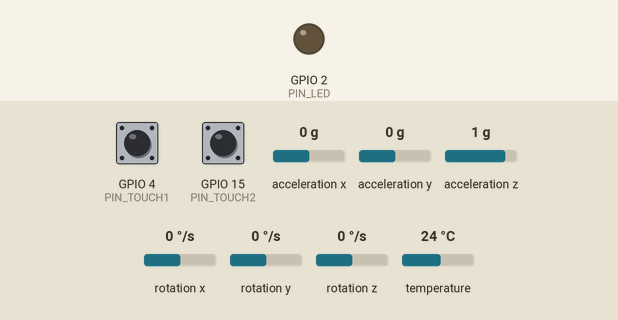
A program run on a simulated ESP32. Shown: output pins drawn as LEDs (lit = HIGH). Dashed ring = blinking. The test bench sets the inputs (shaded band); at power-on: GPIO 4 (PIN_TOUCH1) HIGH, GPIO 15 (PIN_TOUCH2) HIGH, acceleration x 0 g, acceleration y 0 g, acceleration z 1 g, rotation x 0 °/s, rotation y 0 °/s, rotation z 0 °/s, temperature 24 °C. What the program prints to the serial monitor is not drawn.

Above: at 1.7 s.
1.8 s: GPIO 4 (PIN_TOUCH1) pulled LOW for 0.15 s
At 2.93 s:
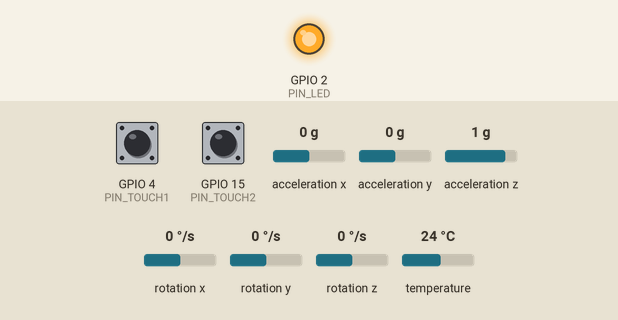
4.5 s: GPIO 15 (PIN_TOUCH2) pulled LOW for 0.15 s
At 6.9 s:
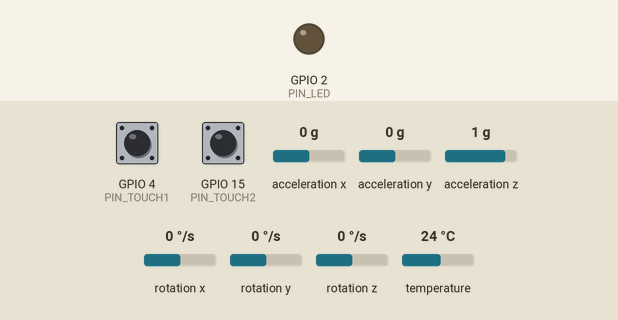
16.3 s: GPIO 4 (PIN_TOUCH1) pulsed LOW 2 times (0.12 s each, 0.3 s apart)
At 17.63 s:
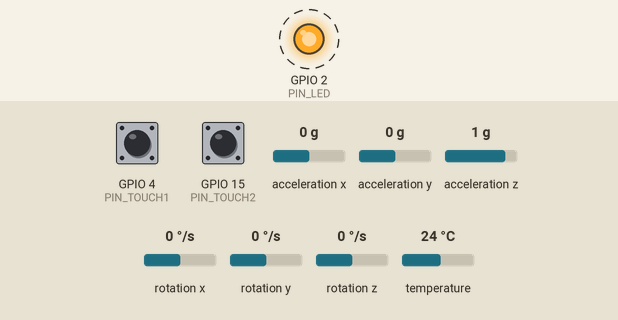
19.0 s: GPIO 15 (PIN_TOUCH2) pulsed LOW 2 times (0.12 s each, 0.3 s apart)
At 21.8 s:
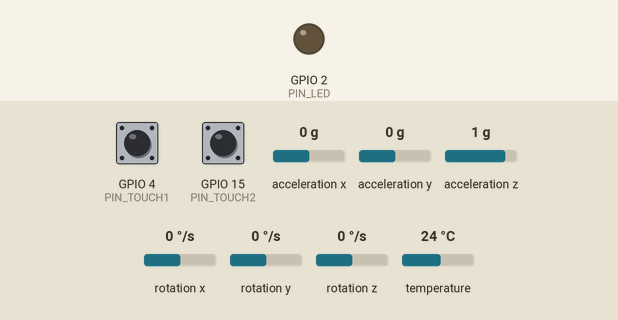
Timing chart, 0 to 22.7 s (numbered marks = the images above; inputs shaded):
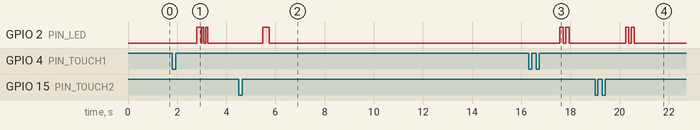

The program:

main.cpp
```cpp
// firmware/src/main.cpp
// ============================================================================
// MANOEUVRE FIRMWARE - Main Control Loop
// ============================================================================
//
// This firmware implements a gesture-based control system for teaching.
// It reads touch sensors and IMU data, classifies gestures, and emits
// high-level events over Serial/WebSocket.
//
// MODE SYSTEM:
// ------------
// The system operates in distinct modes, each with a specific purpose:
//
// 1. IDLE
//    - Default state, waiting for input
//    - No active functions
//
// 2. CURSOR (Touch1 Single Tap)
//    - Air cursor mode: hand movement controls on-screen cursor
//    - Auto-deactivates after 10 seconds of inactivity
//    - Use case: Pointing at slide content, selecting regions
//
// 3. ANNOTATION (Touch2 Single Tap)
//    - Drawing mode: create annotations on slides
//    - Long press Touch2 to start drawing, move hand to draw, release to stop
//    - Use case: Underlining, circling, drawing arrows
//
// 4. HIGHLIGHT (Touch2 Triple Tap)
//    - Highlight mode: highlight text blocks on slides
//    - Long press Touch2 to start highlighting, move over text, release to stop
//    - Use case: Emphasizing important text sections
//
// 5. ZOOM (Touch2 Double Tap - Toggle Action)
//    - Zoom in/out at cursor position
//    - Double tap to zoom in, double tap again to zoom out
//    - Note: This is a toggle action, doesn't change base mode
//
// 6. VOICE (Touch1 Double Tap)
//    - Voice command mode: ready to accept voice input
//    - Long press Touch1 to start recording, release to stop and process
//    - Use case: "Summarize slide", "Generate questions", etc.
//
// SLIDE NAVIGATION:
// -----------------
// Touch1 Long Press + Hand Movement:
//   - Move hand RIGHT → Next slide
//   - Move hand LEFT  → Previous slide
//   - Requires deliberate movement (>0.3 threshold) to avoid accidents
//
// TOUCH SENSITIVITY:
// ------------------
// Very conservative settings to require deliberate gestures:
//   - Debounce: 100ms (filters noise)
//   - Min tap duration: 80ms (must press firmly)
//   - Long press: 1500ms (must hold for 1.5 seconds)
//   - Double/triple tap gap: 600ms (more time to complete gesture)
//
// ============================================================================

#include <Arduino.h>
#include "config.h"
#include "events.h"
#include "touch.h"
#include "imu.h"
#include "wifi_ws.h"

TouchButton touch1(PIN_TOUCH1);
TouchButton touch2(PIN_TOUCH2);
IMUHandler imu;
WiFiWSHandler wifiWS;  // WiFi/WebSocket handler
WiFiWSHandler* wifiWS_ptr = &wifiWS;  // Pointer for events.cpp

// ============================================================================
// MODE DEFINITIONS - Clear, distinct modes for different functions
// ============================================================================
enum class Mode {
  IDLE,           // No active mode - waiting for input
  CURSOR,         // Air cursor mode - hand movement controls on-screen cursor
  ANNOTATION,     // Drawing mode - long press Touch2 to draw annotations
  HIGHLIGHT,      // Highlight mode - long press Touch2 to highlight text blocks
  ZOOM,           // Zoom mode (toggled, doesn't change base mode)
  VOICE           // Voice command mode - ready to accept voice input
};

Mode currentMode = Mode::IDLE;
unsigned long lastLoopTime = 0;
unsigned long cursorModeEnterTime = 0;
unsigned long lastCursorActivity = 0;

// For slide navigation: track long press + direction
bool touch1LongPressActive = false;
unsigned long touch1LongPressStartTime = 0;
float accumulatedGyroX = 0; // Track hand movement during long press

void setup() {
  Serial.begin(115200);
  delay(500);
  Serial.println("Manoeuvre firmware booting...");

  pinMode(PIN_LED, OUTPUT);
  digitalWrite(PIN_LED, LOW);

  Serial.println("Initializing touch sensors...");
  touch1.begin();
  touch2.begin();

  // Debug: Read initial touch sensor states
  Serial.print("Touch1 initial state: ");
  Serial.println(digitalRead(PIN_TOUCH1));
  Serial.print("Touch2 initial state: ");
  Serial.println(digitalRead(PIN_TOUCH2));

  Serial.println("Initializing IMU...");
  if (!imu.begin()) {
    Serial.println("ERROR: MPU6050 init failed - check wiring!");
    digitalWrite(PIN_LED, HIGH); // Keep LED on as error indicator
    Serial.println("Firmware halted - fix IMU wiring and reset");
    while (1) {
      delay(1000);
      Serial.println("Waiting for IMU fix...");
    }
  } else {
    Serial.println("MPU6050 init OK");
    digitalWrite(PIN_LED, LOW);
  }

  Serial.println("========================================");
  Serial.println("Manoeuvre Firmware v3.0 - Refined Touch Detection");
  Serial.println("========================================");

  // Initialize WiFi/WebSocket if enabled
  if (ENABLE_WIFI) {
    Serial.println("Initializing WiFi/WebSocket...");
    if (wifiWS.begin(WIFI_SSID, WIFI_PASSWORD, BACKEND_IP, BACKEND_PORT)) {
      Serial.println("WiFi/WebSocket connected!");
      digitalWrite(PIN_LED, HIGH);  // LED on = connected
      delay(200);
      digitalWrite(PIN_LED, LOW);
    } else {
      Serial.println("WiFi/WebSocket failed - using Serial fallback");
      digitalWrite(PIN_LED, HIGH);  // LED on = error
    }
  } else {
    Serial.println("WiFi disabled - using Serial output");
  }

  Serial.println("");
  Serial.println("MODE REFERENCE:");
  Serial.println("  Touch1 Single Tap    → CURSOR mode (air cursor)");
  Serial.println("  Touch1 Double Tap    → VOICE mode (voice commands)");
  Serial.println("  Touch1 Long + Move   → Slide navigation (left/right)");
  Serial.println("  Touch2 Single Tap    → ANNOTATION mode (drawing)");
  Serial.println("  Touch2 Double Tap    → ZOOM toggle");
  Serial.println("  Touch2 Triple Tap    → HIGHLIGHT mode");
  Serial.println("");
  Serial.println("Touch sensitivity: VERY LOW (deliberate gestures required)");
  Serial.println("Waiting for gestures...");
  Serial.println("========================================");
}

void blinkLED(int times, int onTime = 100, int offTime = 100) {
  for (int i = 0; i < times; i++) {
    digitalWrite(PIN_LED, HIGH);
    delay(onTime);
    digitalWrite(PIN_LED, LOW);
    if (i < times - 1) delay(offTime);
  }
}

void handleTouch1(TouchEventType ev) {
  switch (ev) {
    case TouchEventType::SINGLE_TAP:
      sendAction("tap1_single");
      // ============================================================
      // MODE: CURSOR
      // Purpose: Control on-screen cursor with hand movement
      // How to use: Move hand to move cursor, auto-deactivates after 10s inactivity
      // ============================================================
      currentMode = Mode::CURSOR;
      cursorModeEnterTime = millis();
      lastCursorActivity = millis();
      sendCommand("enter_cursor_mode");
      Serial.println("========================================");
      Serial.println(">>> MODE: CURSOR");
      Serial.println(">>> Function: Air cursor control");
      Serial.println(">>> Usage: Move hand to control cursor");
      Serial.println(">>> Auto-deactivates after 10s inactivity");
      Serial.println("========================================");
      blinkLED(1, 200, 0); // Single longer blink for cursor mode
      break;

    case TouchEventType::DOUBLE_TAP:
      sendAction("tap1_double");
      // ============================================================
      // MODE: VOICE
      // Purpose: Ready to accept voice commands
      // How to use: Long press Touch1 to start recording, release to stop
      // ============================================================
      currentMode = Mode::VOICE;
      sendCommand("enter_voice_mode");
      Serial.println("========================================");
      Serial.println(">>> MODE: VOICE");
      Serial.println(">>> Function: Voice command input");
      Serial.println(">>> Usage: Long press Touch1 to speak, release to process");
      Serial.println(">>> Examples: 'Summarize slide', 'Generate questions'");
      Serial.println("========================================");
      blinkLED(2, 150, 100); // Double blink for voice mode
      break;

    case TouchEventType::LONG_PRESS_START:
      sendAction("tap1_long");
      touch1LongPressActive = true;
      touch1LongPressStartTime = millis();
      accumulatedGyroX = 0;
      Serial.println(">>> Touch1 LONG PRESS STARTED - Move hand left/right for slide navigation");
      break;

    case TouchEventType::LONG_PRESS_END:
      touch1LongPressActive = false;
      // Determine slide direction based on accumulated movement
      // Positive gyro X = hand moved right = next slide
      // Negative gyro X = hand moved left = prev slide
      if (accumulatedGyroX > 0.3f) {
        sendCommand("slide_next");
        Serial.println(">>> SLIDE: NEXT (hand moved right)");
        blinkLED(1, 100, 0);
      } else if (accumulatedGyroX < -0.3f) {
        sendCommand("slide_prev");
        Serial.println(">>> SLIDE: PREVIOUS (hand moved left)");
        blinkLED(1, 100, 0);
      } else {
        Serial.println(">>> SLIDE NAV: Movement too small, ignored");
      }
      // If movement was too small, ignore (avoid accidental slide changes)
      accumulatedGyroX = 0;
      break;

    default:
      break;
  }
}

void handleTouch2(TouchEventType ev) {
  switch (ev) {
    case TouchEventType::SINGLE_TAP:
      sendAction("tap2_single");
      // ============================================================
      // MODE: ANNOTATION
      // Purpose: Draw annotations on slides
      // How to use: Long press Touch2 to start drawing, move hand to draw, release to stop
      // ============================================================
      currentMode = Mode::ANNOTATION;
      sendCommand("enter_annotation_mode");
      Serial.println("========================================");
      Serial.println(">>> MODE: ANNOTATION");
      Serial.println(">>> Function: Draw annotations on slides");
      Serial.println(">>> Usage: Long press Touch2 to draw, move hand, release to stop");
      Serial.println("========================================");
      blinkLED(1, 250, 0); // Single longer blink for annotation
      break;

    case TouchEventType::DOUBLE_TAP:
      sendAction("tap2_double");
      // ============================================================
      // ACTION: ZOOM TOGGLE
      // Purpose: Zoom in/out at cursor position
      // How to use: Double tap to zoom in, double tap again to zoom out
      // Note: This is a toggle action, doesn't change base mode
      // ============================================================
      sendCommand("toggle_zoom");
      Serial.println("========================================");
      Serial.println(">>> ACTION: ZOOM TOGGLE");
      Serial.println(">>> Function: Zoom in/out at cursor position");
      Serial.println(">>> Usage: Double tap to toggle zoom state");
      Serial.println("========================================");
      blinkLED(2, 120, 100); // Double blink for zoom
      // Stay in previous mode
      break;

    case TouchEventType::TRIPLE_TAP:
      sendAction("tap2_triple");
      // ============================================================
      // MODE: HIGHLIGHT
      // Purpose: Highlight text blocks on slides
      // How to use: Long press Touch2 to start highlighting, move over text, release to stop
      // ============================================================
      currentMode = Mode::HIGHLIGHT;
      sendCommand("enter_highlight_mode");
      Serial.println("========================================");
      Serial.println(">>> MODE: HIGHLIGHT");
      Serial.println(">>> Function: Highlight text blocks on slides");
      Serial.println(">>> Usage: Long press Touch2 to highlight, move over text, release to stop");
      Serial.println("========================================");
      blinkLED(3, 100, 80); // Triple blink for highlight mode
      break;

    case TouchEventType::LONG_PRESS_START:
      sendAction("tap2_long");
      // In annotation/highlight mode, this starts drawing/highlighting
      if (currentMode == Mode::ANNOTATION) {
        Serial.println(">>> ANNOTATION: Drawing started - move hand to draw");
      } else if (currentMode == Mode::HIGHLIGHT) {
        Serial.println(">>> HIGHLIGHT: Highlighting started - move over text");
      }
      // Backend will handle this based on current mode
      break;

    case TouchEventType::LONG_PRESS_END:
      // End drawing/highlighting
      if (currentMode == Mode::ANNOTATION) {
        Serial.println(">>> ANNOTATION: Drawing stopped");
      } else if (currentMode == Mode::HIGHLIGHT) {
        Serial.println(">>> HIGHLIGHT: Highlighting stopped");
      }
      break;

    default:
      break;
  }
}

void loop() {
  unsigned long now = millis();

  // Update WiFi/WebSocket if enabled
  if (ENABLE_WIFI) {
    wifiWS.loop();
  }

  // Heartbeat every ~2 seconds
  static unsigned long lastBeat = 0;
  if (now - lastBeat > 2000) {
    lastBeat = now;
    Serial.print("{\"debug\":\"heartbeat\",\"mode\":\"");
    switch(currentMode) {
      case Mode::IDLE: Serial.print("IDLE"); break;
      case Mode::CURSOR: Serial.print("CURSOR"); break;
      case Mode::ANNOTATION: Serial.print("ANNOTATION"); break;
      case Mode::HIGHLIGHT: Serial.print("HIGHLIGHT"); break;
      case Mode::ZOOM: Serial.print("ZOOM"); break;
      case Mode::VOICE: Serial.print("VOICE"); break;
    }
    Serial.println("\"}");
  }

  // Enhanced debug: Print raw touch sensor states and timing info
  static unsigned long lastTouchDebug = 0;
  if (now - lastTouchDebug > 3000) {
    lastTouchDebug = now;
    Serial.print("{\"debug\":\"touch_status\",\"t1_raw\":");
    Serial.print(digitalRead(PIN_TOUCH1));
    Serial.print(",\"t1_pressed\":");
    Serial.print(touch1.isPressed() ? 1 : 0);
    Serial.print(",\"t2_raw\":");
    Serial.print(digitalRead(PIN_TOUCH2));
    Serial.print(",\"t2_pressed\":");
    Serial.print(touch2.isPressed() ? 1 : 0);
    Serial.print(",\"uptime_ms\":");
    Serial.print(now);
    Serial.println("}");
  }

  if (now - lastLoopTime < LOOP_DT_MS) return;
  lastLoopTime = now;

  // Read touch sensors
  TouchEventType ev1 = touch1.update();
  TouchEventType ev2 = touch2.update();

  if (ev1 != TouchEventType::NONE) {
    Serial.print("{\"debug\":\"touch1_event\",\"type\":\"");
    switch(ev1) {
      case TouchEventType::SINGLE_TAP: Serial.print("SINGLE_TAP"); break;
      case TouchEventType::DOUBLE_TAP: Serial.print("DOUBLE_TAP"); break;
      case TouchEventType::TRIPLE_TAP: Serial.print("TRIPLE_TAP"); break;
      case TouchEventType::LONG_PRESS_START: Serial.print("LONG_PRESS_START"); break;
      case TouchEventType::LONG_PRESS_END: Serial.print("LONG_PRESS_END"); break;
      default: Serial.print("UNKNOWN"); break;
    }
    Serial.println("\"}");
    handleTouch1(ev1);
  }
  if (ev2 != TouchEventType::NONE) {
    Serial.print("{\"debug\":\"touch2_event\",\"type\":\"");
    switch(ev2) {
      case TouchEventType::SINGLE_TAP: Serial.print("SINGLE_TAP"); break;
      case TouchEventType::DOUBLE_TAP: Serial.print("DOUBLE_TAP"); break;
      case TouchEventType::TRIPLE_TAP: Serial.print("TRIPLE_TAP"); break;
      case TouchEventType::LONG_PRESS_START: Serial.print("LONG_PRESS_START"); break;
      case TouchEventType::LONG_PRESS_END: Serial.print("LONG_PRESS_END"); break;
      default: Serial.print("UNKNOWN"); break;
    }
    Serial.println("\"}");
    handleTouch2(ev2);
  }

  // Track hand movement during touch1 long press (for slide navigation)
  if (touch1LongPressActive) {
    float gyroX = imu.getGyroX();
    unsigned long dt = now - touch1LongPressStartTime;
    accumulatedGyroX += gyroX * dt / 1000.0f;
    touch1LongPressStartTime = now;
  }

  // In cursor mode → send cursor deltas
  if (currentMode == Mode::CURSOR) {
    CursorDelta d = imu.computeCursorDelta();
    if (d.dx != 0 || d.dy != 0) {
      sendCursorMove(d.dx, d.dy);
      lastCursorActivity = now;
    }

    // Auto-deactivate cursor mode after inactivity timeout
    if (now - lastCursorActivity > CURSOR_INACTIVITY_TIMEOUT) {
      currentMode = Mode::IDLE;
      Serial.println("========================================");
      Serial.println(">>> MODE: IDLE");
      Serial.println(">>> Cursor mode auto-deactivated (10s inactivity)");
      Serial.println("========================================");
      blinkLED(2, 80, 80); // Quick double blink to indicate mode change
    }
  }
}
```

events.h
```cpp
// firmware/include/events.h
#pragma once
#include <Arduino.h>

void sendCursorMove(int dx, int dy);
void sendAction(const char* name);
void sendCommand(const char* name);
unsigned long getTimestampMs();
```

imu.h
```cpp
// firmware/include/imu.h
#pragma once
#include <Arduino.h>
#include <Adafruit_MPU6050.h>
#include <Adafruit_Sensor.h>

struct CursorDelta {
  int dx;
  int dy;
};

class IMUHandler {
public:
  bool begin();
  CursorDelta computeCursorDelta();
  float getGyroX(); // Get raw gyro X for slide navigation

private:
  Adafruit_MPU6050 mpu;
  float lastGyroX = 0;
  float lastGyroY = 0;

  // Simple smoothing filter
  float smoothGyroX = 0;
  float smoothGyroY = 0;
  static constexpr float FILTER_ALPHA = 0.7f; // smoothing factor
};
```

touch.h
```cpp
// firmware/include/touch.h
#pragma once
#include <Arduino.h>

enum class TouchEventType {
  NONE,
  SINGLE_TAP,
  DOUBLE_TAP,
  TRIPLE_TAP,
  LONG_PRESS_START,
  LONG_PRESS_END
};

class TouchButton {
public:
  TouchButton(int pin);

  void begin();
  // call in loop, returns high-level events
  TouchEventType update();

  bool isPressed() const { return currentState == LOW; }  // LOW = pressed with INPUT_PULLUP

private:
  int pin;

  // Simple state tracking (like working example)
  int lastState = LOW;  // Last stable state
  int currentState = LOW; // Current reading

  // Press/release timing (like working example)
  unsigned long pressTime = 0;
  unsigned long releaseTime = 0;

  // Tap sequence tracking
  int tapCount = 0;
  unsigned long lastTapTime = 0;
  unsigned long firstTapTime = 0;

  // Long press tracking
  bool longPressActive = false;
  bool longPressEmitted = false;
};
```

Source omitted: wifi_ws.h (611 bytes), events.cpp (1295 bytes), imu.cpp (1227 bytes), touch.cpp (3851 bytes), wifi_ws.cpp (3045 bytes), config.h (1993 bytes)

Measured:
- after the input at 1.8 s, GPIO 2 (PIN_LED): goes HIGH 0.20 s, LOW 0.01 s, HIGH 0.08 s, LOW 0.08 s, HIGH 0.08 s, then LOW, starting after 0.99 s
- after the input at 4.5 s, GPIO 2 (PIN_LED): LOW → HIGH after 0.99 s, → LOW 0.25 s later
- after the input at 16.3 s, GPIO 2 (PIN_LED): alternates HIGH for 0.15 s and LOW for 0.10 s, 4 changes in all, then stays LOW, starting after 1.3 s
- after the input at 19.0 s, GPIO 2 (PIN_LED): alternates HIGH for 0.12 s and LOW for 0.10 s, 4 changes in all, then stays LOW, starting after 1.3 s
